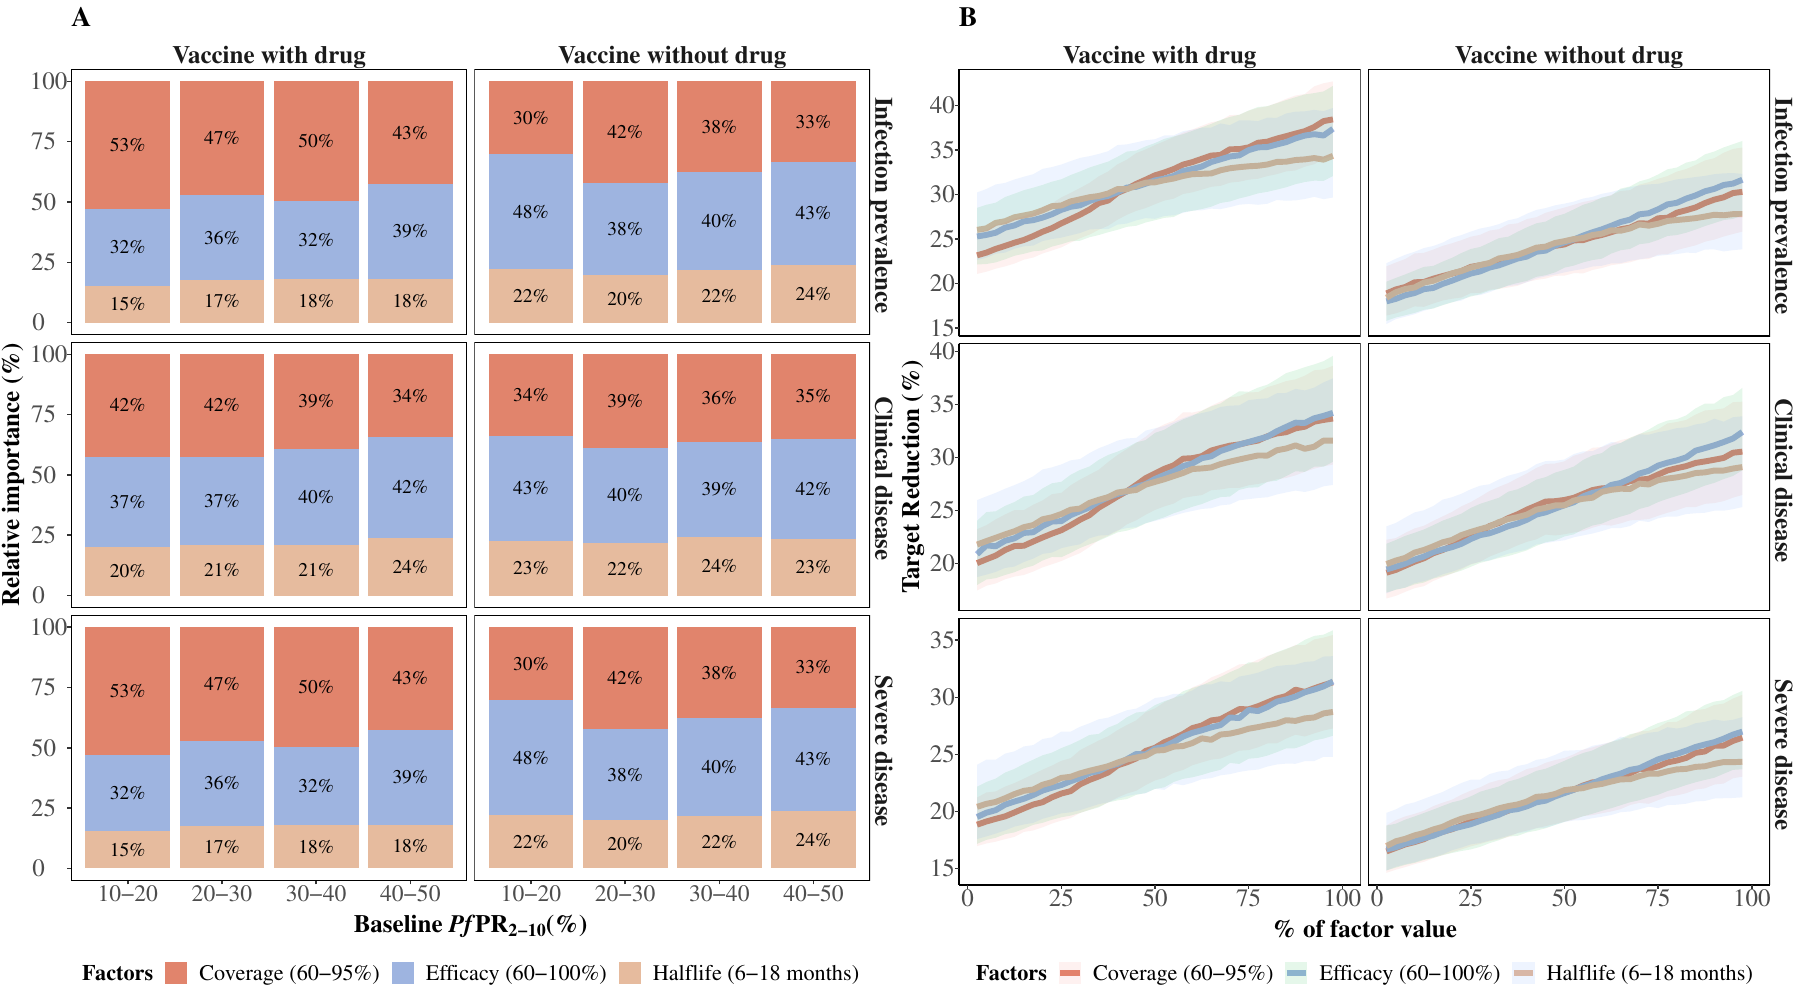

Here is the R script that generated this plot:
rm(list=ls())
# Library
library(ggplot2)
library(dplyr)
library(hetGP)
library(MetBrewer)
library(gmodels)
library("ggsci")
library("wesanderson")
#names(wes_palettes)
library(ggh4x)
library(ggpubr)

##########################################################################################
### Visualizes tradeoffs and reduction for hybrid vaccination and mass vaccination
##########################################################################################

data_set <- readRDS(paste0(getwd(),"/data_FigIa.rds"))

data_set$expr = recode_factor(data_set$exp,"Moderate" ="Vaccine with drug",
                              "nodrug" ="Vaccine without drug")

data_set <- data_set[data_set$prev_cat!="0-10" & data_set$prev_cat!="50-60" &
                       data_set$Seasons=="Short season",]

# # Plot
text_size = 18
a<-ggplot(data = data_set, aes(x = prev_cat, y = important, fill = Factors)) +
  geom_bar(position="stack", stat="identity") +
  facet_nested(outcome~expr, scales = "free_y")+
  #facet_nested(outcome~expr+Seasons, scales = "free_y")+
  scale_fill_manual(values=met.brewer("NewKingdom", 3), drop = F) +
  geom_text(aes(label = paste0(round(value,2)*100,"%")), family="Times",size = 5, hjust = 0.5,face="bold", position = position_stack(vjust = 0.5)) +
  theme_classic() +
  theme(panel.border = element_rect(colour = "black", fill=NA, size=0.5),#panel.border = element_blank(),
        panel.background = element_blank(),
        #panel.grid = element_blank(),
        text=element_text(family="Times"),
        axis.title.y = element_text(margin = margin(t = 0, r = 0, b = 0, l = 0), vjust = 2, face = "bold", size=18),
        axis.title.x = element_text(margin = margin(t = 2.5, r = 0, b = 0, l = 0),vjust = 0, face = "bold", size=18),
        axis.text.x = element_text(margin = margin(t = 1), angle = 0, size=17),
        axis.text.y = element_text(margin = margin(r = 0), hjust = 0.1, size=18),
        strip.background = element_blank(),#strip.background =  element_rect(size = 0.25, colour = "black"),# strip.background = element_blank(),
        strip.text = element_text(margin = margin(t = 5), angle = 0,vjust = 1,face = "bold", size = 18),
        plot.title = element_text(hjust = 0,face = "bold", size=20),
        legend.text = element_text(size=16),
        legend.title = element_text(size=16,face="bold"),
        legend.position = "bottom", 
        legend.direction = "horizontal")+
  labs(title = "A",  y = "Relative importance (%)", x = expression(paste(bold("Baseline "), bolditalic("Pf"), bold("PR"["2-10"]), bold("(%)"))))# +


##################
data_set <- readRDS(paste0(getwd(),"/data_FigIb.rds"))

data_set$expr = recode_factor(data_set$exp,"Moderate" ="Vaccine with drug",
                              "nodrug" ="Vaccine without drug")

data_set0 <- data_set[data_set$season=="Short season" &
                        data_set$out!="24m5" &
                        data_set$prev_baseline=="10-20",]
text_size = 15
b<-ggplot(data = data_set0, aes(x = x2, y = M, colour = Factors)) +
  geom_line(lwd=2)+
  geom_ribbon(aes(ymin = L, ymax = U, fill = Factors), alpha = 0.1, colour = NA)+
  facet_nested(outcome~expr, scales = "free_y")+
  #coord_cartesian(ylim = c(10,45))+
  scale_color_manual(values=met.brewer("NewKingdom", 3), drop = F) +
  theme_classic() +
  theme(panel.border = element_rect(colour = "black", fill=NA, size=0.5),#panel.border = element_blank(),
        panel.background = element_blank(),
        #panel.grid = element_blank(),
        text=element_text(family="Times"),
        axis.title.y = element_text(margin = margin(t = 0, r = 0, b = 0, l = 0), vjust = 2, face = "bold", size=18),
        axis.title.x = element_text(margin = margin(t = 2.5, r = 0, b = 0, l = 0),vjust = 0, face = "bold", size=18),
        axis.text.x = element_text(margin = margin(t = 1), angle = 0, size=18),
        axis.text.y = element_text(margin = margin(r = 0), hjust = 0.1, size=18),
        strip.background = element_blank(),#strip.background =  element_rect(size = 0.25, colour = "black"),# strip.background = element_blank(),
        strip.text = element_text(margin = margin(t = 5), angle = 0,vjust = 1,face = "bold", size = 18),
        plot.title = element_text(hjust = 0,face = "bold", size=20),
        legend.text = element_text(size=16),
        legend.title = element_text(size=16,face="bold"),
        legend.position = "bottom",
        legend.direction = "horizontal")+
  labs(title = "B",  y = paste0("Target Reduction (%)"), x="% of factor value")

ab = ggarrange(a,b, ncol=2, common.legend = F,legend="bottom")
ab

ggsave(filename = paste0(getwd(),"/","Fig I.pdf"),
       plot = ab,
       width = 18,
       height = 10,
       dpi = 300)
